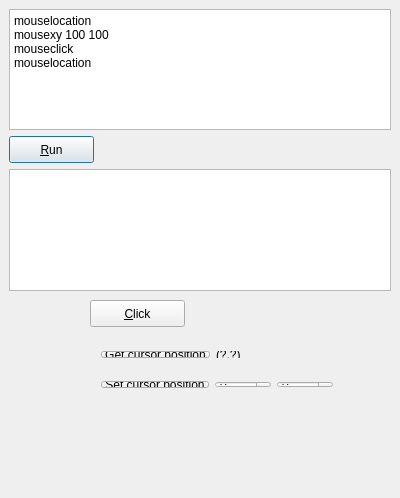
<?xml version="1.0" encoding="UTF-8"?>
<ui version="4.0">
 <class>QtVirtualBastardMainDialog</class>
 <widget class="QDialog" name="QtVirtualBastardMainDialog">
  <property name="geometry">
   <rect>
    <x>0</x>
    <y>0</y>
    <width>400</width>
    <height>498</height>
   </rect>
  </property>
  <property name="windowTitle">
   <string>QtVirtualBastardMainDialog</string>
  </property>
  <widget class="QPlainTextEdit" name="input">
   <property name="geometry">
    <rect>
     <x>9</x>
     <y>9</y>
     <width>382</width>
     <height>121</height>
    </rect>
   </property>
   <property name="plainText">
    <string>mouselocation
mousexy 100 100
mouseclick
mouselocation</string>
   </property>
  </widget>
  <widget class="QPushButton" name="button">
   <property name="geometry">
    <rect>
     <x>9</x>
     <y>136</y>
     <width>85</width>
     <height>27</height>
    </rect>
   </property>
   <property name="text">
    <string>&amp;Run</string>
   </property>
  </widget>
  <widget class="QPlainTextEdit" name="output">
   <property name="geometry">
    <rect>
     <x>9</x>
     <y>169</y>
     <width>382</width>
     <height>122</height>
    </rect>
   </property>
   <property name="readOnly">
    <bool>true</bool>
   </property>
  </widget>
  <widget class="QPushButton" name="button_click">
   <property name="geometry">
    <rect>
     <x>90</x>
     <y>300</y>
     <width>95</width>
     <height>27</height>
    </rect>
   </property>
   <property name="text">
    <string>&amp;Click</string>
   </property>
  </widget>
  <widget class="QWidget" name="layoutWidget">
   <property name="geometry">
    <rect>
     <x>90</x>
     <y>370</y>
     <width>254</width>
     <height>29</height>
    </rect>
   </property>
   <layout class="QHBoxLayout" name="horizontalLayout">
    <item>
     <widget class="QPushButton" name="button_set_mouse_pos">
      <property name="text">
       <string>Set cursor position</string>
      </property>
     </widget>
    </item>
    <item>
     <widget class="QSpinBox" name="box_x"/>
    </item>
    <item>
     <widget class="QSpinBox" name="box_y"/>
    </item>
   </layout>
  </widget>
  <widget class="QWidget" name="">
   <property name="geometry">
    <rect>
     <x>90</x>
     <y>340</y>
     <width>219</width>
     <height>29</height>
    </rect>
   </property>
   <layout class="QHBoxLayout" name="horizontalLayout_2">
    <item>
     <widget class="QPushButton" name="button_get_pos">
      <property name="text">
       <string>&amp;Get cursor position</string>
      </property>
     </widget>
    </item>
    <item>
     <widget class="QLabel" name="label_pos">
      <property name="text">
       <string>(?,?)</string>
      </property>
     </widget>
    </item>
   </layout>
  </widget>
 </widget>
 <layoutdefault spacing="6" margin="11"/>
 <resources/>
 <connections/>
</ui>
